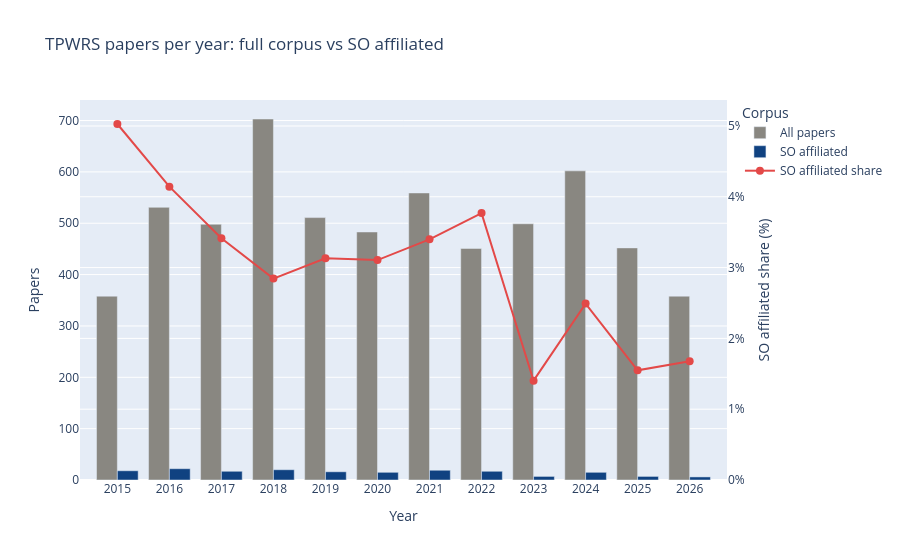

The notebook cell saved with this chart:
### Code cell
industry_counts = pd.DataFrame(
    {"All papers": papers_per_year, "SO affiliated": papers_per_year_with_so}
).fillna(0).astype(int)
industry_counts["Share_%"] = (
    100 * industry_counts["SO affiliated"] / industry_counts["All papers"]
)

counts_fig = px.bar(
    industry_counts.reset_index().melt(
        id_vars=["Year", "Share_%"],
        value_vars=["All papers", "SO affiliated"],
        var_name="Corpus",
        value_name="Papers",
    ),
    x="Year",
    y="Papers",
    color="Corpus",
    barmode="group",
    color_discrete_map={"All papers": CONTEXT, "SO affiliated": ACCENT},
    labels={"Papers": "Papers"},
    title="TPWRS papers per year: full corpus vs SO affiliated",
)
counts_fig.add_scatter(
    x=industry_counts.index,
    y=industry_counts["Share_%"],
    mode="lines+markers",
    name="SO affiliated share",
    line={"color": GAIN, "width": 2},
    marker={"size": 8},
    yaxis="y2",
)
counts_fig.update_layout(
    yaxis2={
        "title": "SO affiliated share (%)",
        "overlaying": "y",
        "side": "right",
        "ticksuffix": "%",
        "rangemode": "tozero",
    }
)
counts_fig.update_xaxes(tickmode="array", tickvals=YEARS)
counts_fig.show()

industry_counts.round(1)

### Figure 1 — Plotly figure (JSON) as saved in the notebook; plotly's stock layout.template omitted (floating-point values rounded to 4 significant figures)
{"data": [{"alignmentgroup": "True", "hovertemplate": "Corpus=All papers<br>Year=%{x}<br>Papers=%{y}<extra></extra>", "legendgroup": "All papers", "marker": {"color": "#898781", "pattern": {"shape": ""}}, "name": "All papers", "offsetgroup": "All papers", "orientation": "v", "showlegend": true, "textposition": "auto", "type": "bar", "x": [2015, 2016, 2017, 2018, 2019, 2020, 2021, 2022, 2023, 2024, 2025, 2026], "xaxis": "x", "y": [358, 531, 498, 703, 511, 483, 559, 451, 499, 602, 452, 358], "yaxis": "y"}, {"alignmentgroup": "True", "hovertemplate": "Corpus=SO affiliated<br>Year=%{x}<br>Papers=%{y}<extra></extra>", "legendgroup": "SO affiliated", "marker": {"color": "#104281", "pattern": {"shape": ""}}, "name": "SO affiliated", "offsetgroup": "SO affiliated", "orientation": "v", "showlegend": true, "textposition": "auto", "type": "bar", "x": [2015, 2016, 2017, 2018, 2019, 2020, 2021, 2022, 2023, 2024, 2025, 2026], "xaxis": "x", "y": [18, 22, 17, 20, 16, 15, 19, 17, 7, 15, 7, 6], "yaxis": "y"}, {"line": {"color": "#e34948", "width": 2}, "marker": {"size": 8}, "mode": "lines+markers", "name": "SO affiliated share", "type": "scatter", "x": [2015, 2016, 2017, 2018, 2019, 2020, 2021, 2022, 2023, 2024, 2025, 2026], "y": [5.028, 4.143, 3.414, 2.845, 3.131, 3.106, 3.399, 3.769, 1.403, 2.492, 1.549, 1.676], "yaxis": "y2"}], "layout": {"barmode": "group", "legend": {"title": {"text": "Corpus"}, "tracegroupgap": 0}, "title": {"text": "TPWRS papers per year: full corpus vs SO affiliated"}, "xaxis": {"anchor": "y", "domain": [0, 1], "tickmode": "array", "tickvals": [2015, 2016, 2017, 2018, 2019, 2020, 2021, 2022, 2023, 2024, 2025, 2026], "title": {"text": "Year"}}, "yaxis": {"anchor": "x", "domain": [0, 1], "title": {"text": "Papers"}}, "yaxis2": {"overlaying": "y", "rangemode": "tozero", "side": "right", "ticksuffix": "%", "title": {"text": "SO affiliated share (%)"}}}}
